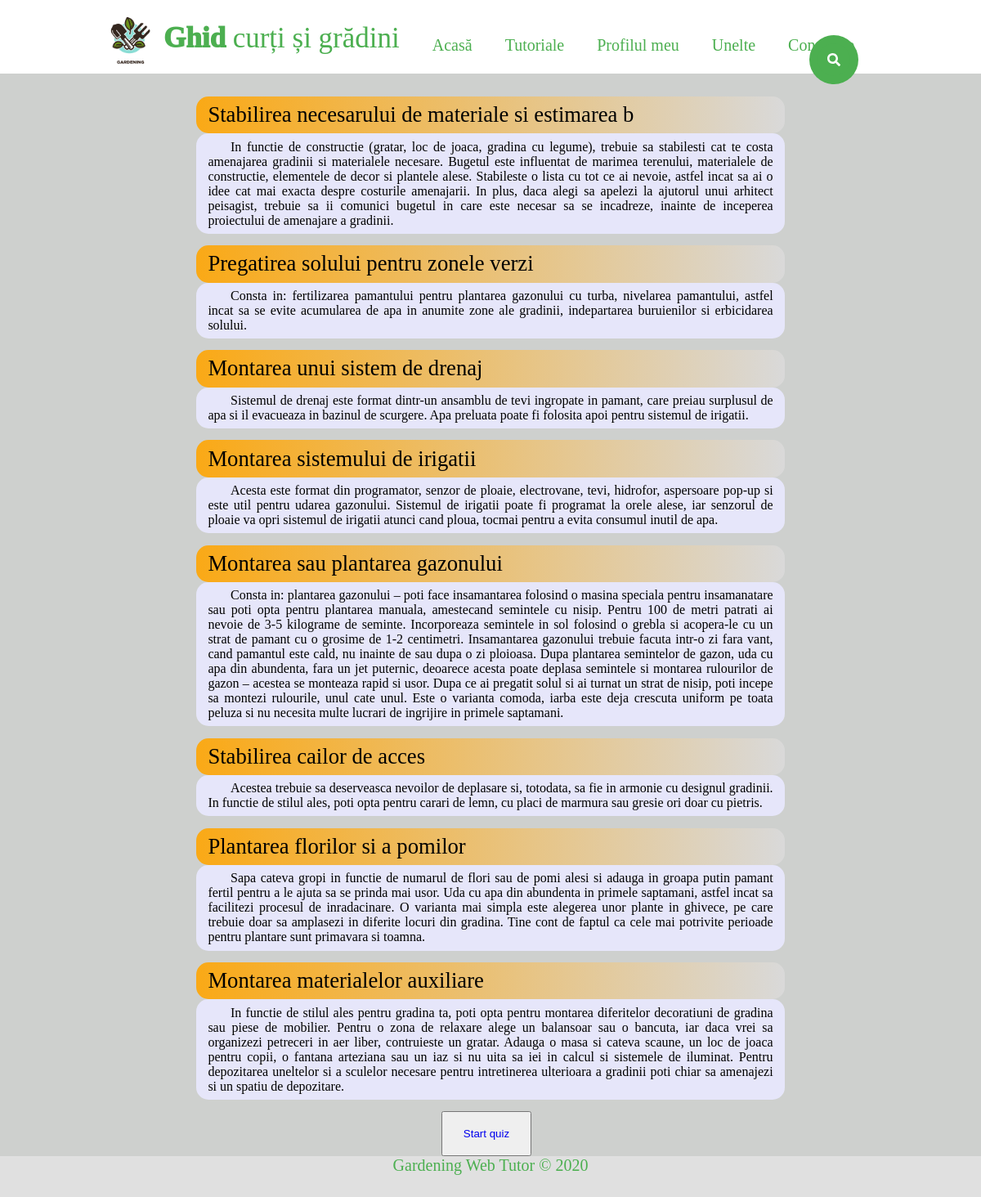
Before: /php/tutorial.php?tutorialID=1 with the older database file.
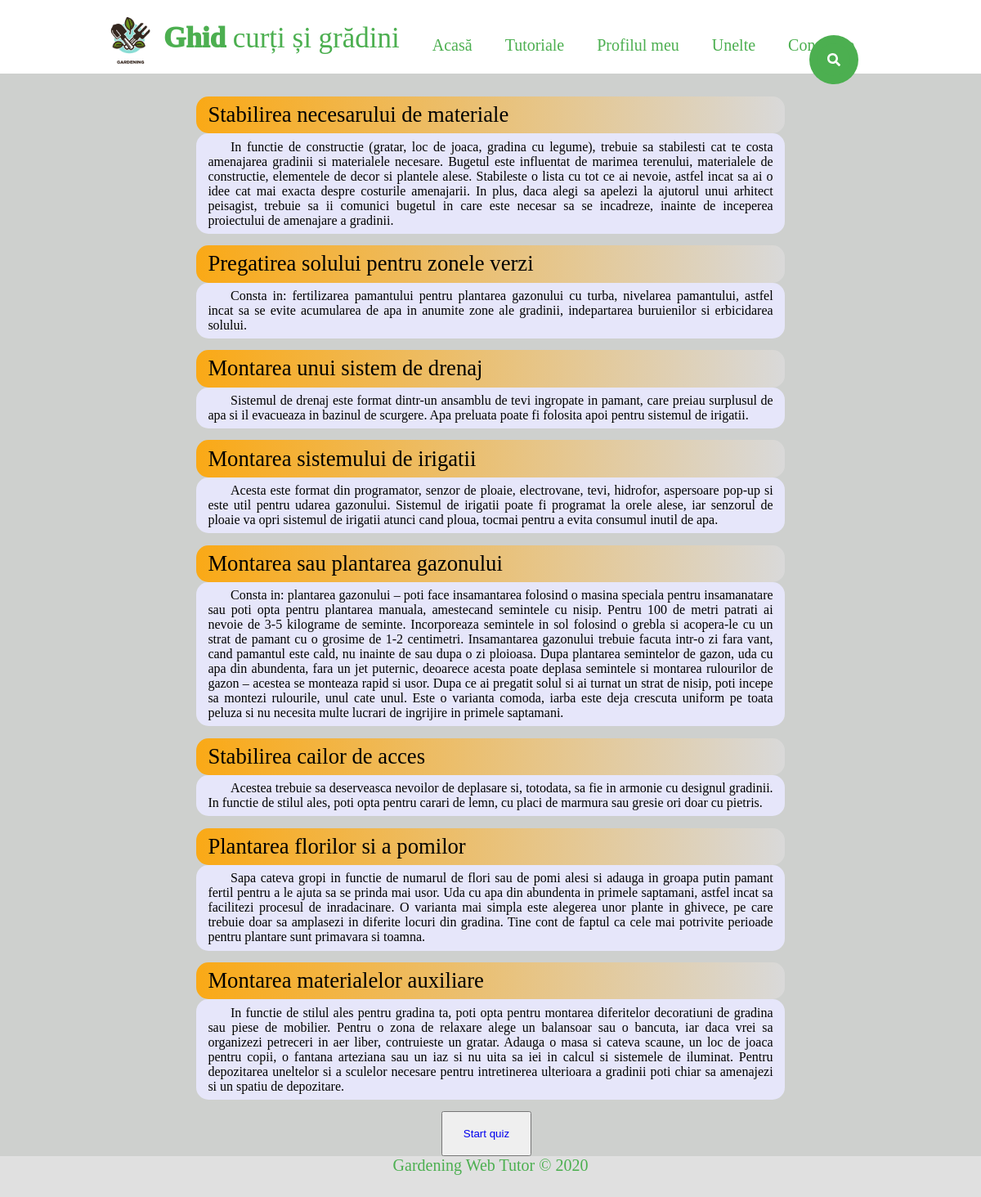
After: the same page with the newer database file.
### tables this page shows
CREATE TABLE `steps` (
  `stepID` int(11) NOT NULL,
  `title` varchar(50) NOT NULL,
  `content` varchar(5000) NOT NULL,
  `tutorialID` int(11) NOT NULL
);

### php/tutorial.php (the view, shortened to what this page needs)
<?php
require "header.php";
?>
<main>
<head>
    <link rel="stylesheet" type="text/css" href="../style/tutorial1.css">
</head>
<?php
require 'dbconnection.php';
?>
<body>
  <div class="content">
    <div id="listing">
      <?php
       $tutorialID = $_GET["tutorialID"];
       $quizID = $tutorialID;
       $dif = mysqli_query($conn, "select difficulty from tutorials where quizID =".$quizID);
       $dif = mysqli_fetch_array($dif);
       $dif = $dif["difficulty"];
       if ($dif == "Usor")
       {
          $pasi = mysqli_query($conn, "select title, content from steps where tutorialID =".$tutorialID);
          while ($row = mysqli_fetch_array($pasi))
          {
            echo "<div class=\"title\">";
            echo $row["title"];
            echo "</div>";
            echo "<div class=\"continut\">";
            echo $row["content"];
            echo "</div>";
          }
          echo "</div>";
          echo "</div>";
          echo "<button class=\"buton\" id=\"quiz\"><a href=\"./quiz.php?quizID=$quizID\">Start quiz</a></button>";
       }
      ?>
</body>
<?php
require "footer.php";
?>

Changed rows visible on the page:
changed steps: title "Stabilirea necesarului de materiale si estimarea b" → "Stabilirea necesarului de materiale"
